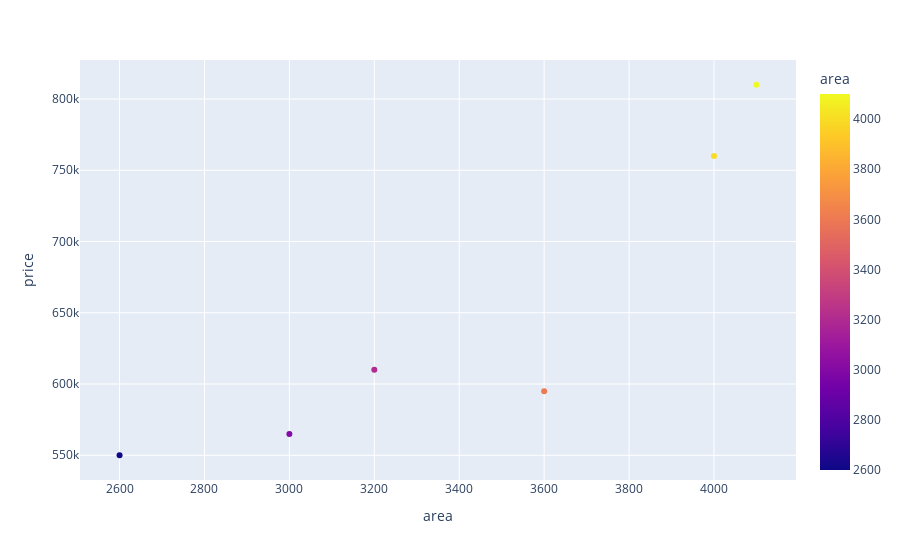

Notebook cell for this chart:
### Code cell
px.scatter(df, x=x,y=y,color="area")

### Figure 1 — Plotly figure (JSON) as saved in the notebook; plotly's stock layout.template omitted (floating-point values rounded to 4 significant figures)
{"data": [{"hovertemplate": "area=%{marker.color}<br>price=%{y}<extra></extra>", "legendgroup": "", "marker": {"color": [2600, 3000, 3200, 3600, 4000, 4100], "coloraxis": "coloraxis", "symbol": "circle"}, "mode": "markers", "name": "", "orientation": "v", "showlegend": false, "type": "scatter", "x": [2600, 3000, 3200, 3600, 4000, 4100], "xaxis": "x", "y": [550000, 565000, 610000, 595000, 760000, 810000], "yaxis": "y"}], "layout": {"coloraxis": {"colorbar": {"title": {"text": "area"}}, "colorscale": [[0, "#0d0887"], [0.1111, "#46039f"], [0.2222, "#7201a8"], [0.3333, "#9c179e"], [0.4444, "#bd3786"], [0.5556, "#d8576b"], [0.6667, "#ed7953"], [0.7778, "#fb9f3a"], [0.8889, "#fdca26"], [1, "#f0f921"]]}, "legend": {"tracegroupgap": 0}, "margin": {"t": 60}, "xaxis": {"anchor": "y", "domain": [0, 1], "title": {"text": "area"}}, "yaxis": {"anchor": "x", "domain": [0, 1], "title": {"text": "price"}}}}
